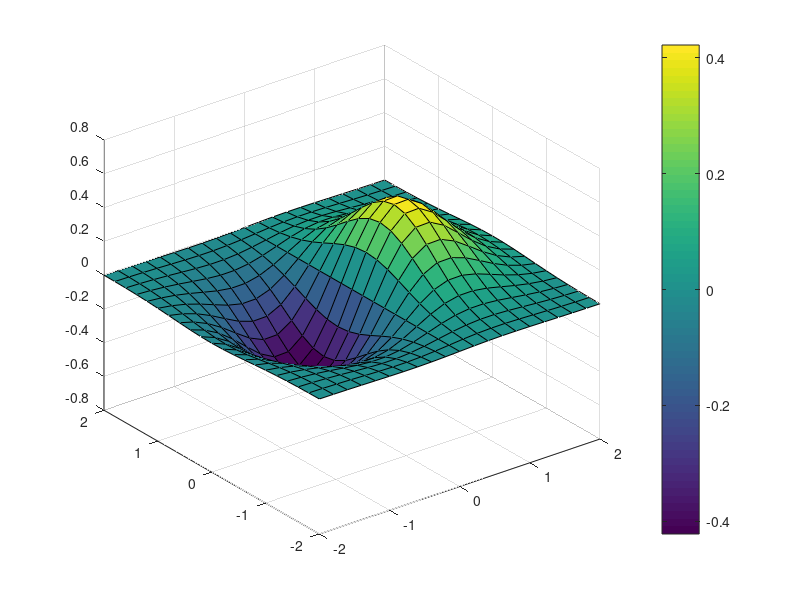

Write MATLAB code to recreate this figure. (Note: this script raises an error after producing the figure.)
function main()
    if ~exist('output', 'dir')
       mkdir('output');
    end
    
    baselinePath = fullfile('output', 'baseline_figure.mat');
    
    % If no baseline exists, create it and return
    if ~isfile(baselinePath)
       createAndSaveBaseline(baselinePath);
       return;
    end
    
    % Create and capture test figure
    fig = createFigure();
    info = captureInfo(fig);
    print(fig, fullfile('output', 'test_figure.jpg'), '-djpeg');
    
    % Compare figures and store differences
    baseline = load(baselinePath);
    differences = compareFigures(baseline.info, info, true);
    
    allDifferences = struct(...
        'differences', differences, ...
        'baseline_image', 'baseline_figure.jpg', ...
        'test_image', 'test_figure.jpg');
    
    save(fullfile('output', 'figure_differences.mat'), 'allDifferences');
    generateHtmlReport(fullfile('output', 'figure_differences.mat'));
end

function createAndSaveBaseline(baselinePath)
   fig = createFigure();
   info = captureInfo(fig);
   save(baselinePath, 'info');
   print(fig, fullfile('output', 'baseline_figure.jpg'), '-djpeg');
end

function fig = createFigure()
    fig = figure('Visible','off');
    [X,Y] = meshgrid(-2:.2:2);
    Z = X.*exp(-X.^2-Y.^2);
    surf(X,Y,Z)
    c = colorbar;
    c.Label.String = 'Z Value';
end

function info = captureInfo(fig)
    objs = findall(fig, '-not', 'Type', 'uimenu', '-not', 'Type', 'uipushtool', '-not', 'Type', 'uitoggletool', '-not', 'Type', 'annotationpane', '-not', 'Type', 'uitoolbar');
    
    info = struct();
    for i = 1:length(objs)
        info(i).class = class(objs(i));
        parent = get(objs(i), 'Parent');
        info(i).parent = getParentClass(parent);
        info(i).properties = captureProperties(objs(i));
    end
end

function parentClass = getParentClass(parent)
    if isempty(parent)
        parentClass = 'none';
    else
        parentClass = class(parent);
    end
end

function props = captureProperties(obj)
    props = struct();
    propNames = properties(obj);
    for i = 1:length(propNames)
        val = obj.(propNames{i});
        if ~isa(val, 'matlab.graphics.Graphics')
            props.(propNames{i}) = val;
        end
    end
end
